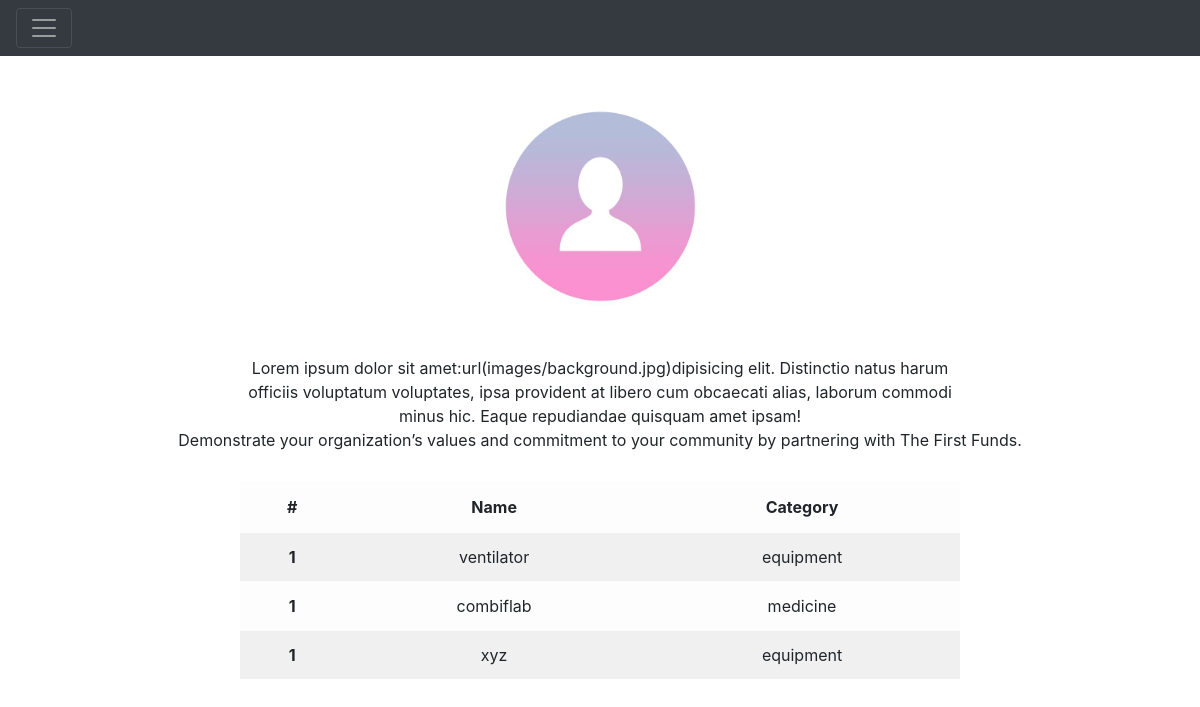
The app's page /main/tabular/5 (signed in), older data.
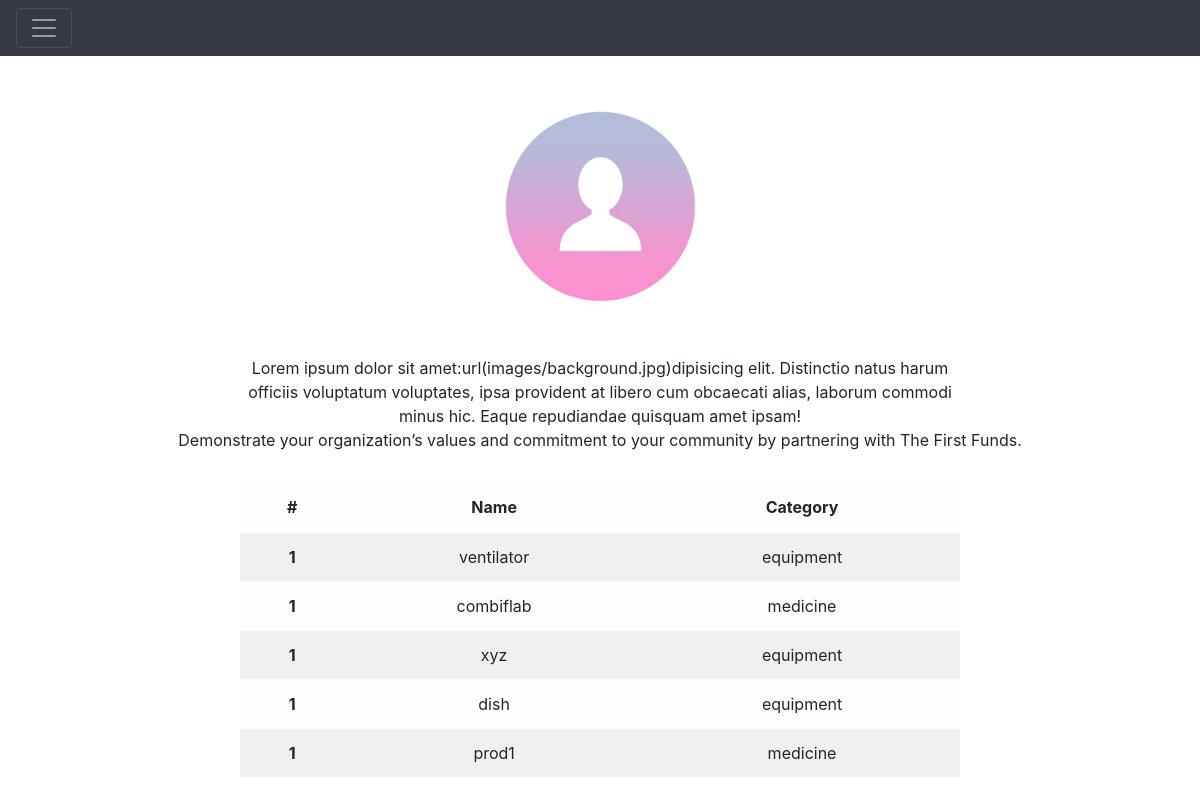
The same page, newer data.
### main/models.py (models this page shows, shortened)
class Requirements(models.Model):
    category = [
        ('medicine', 'medicine'),
        ('equipment', 'equipment'),
    ]
    ngo = models.ForeignKey(Ngo, on_delete=models.CASCADE)
    name = models.CharField(max_length=100)
    category = models.CharField(max_length=20, choices=category)
    initial_count = models.FloatField()
    donation_count = models.FloatField(default=0)

### main/views.py (the view)
# urls.py: path('tabular/<str:pk>', views.tabular, name='tabular'),
@ ngo_user_required
def tabular(request, pk):
    id = pk
    ngos = Ngo.objects.get(user_id=id)
    requirements = Requirements.objects.filter(ngo=ngos)
    context = {'id': id, 'requirements': requirements}
    return render(request, 'main/tabular.html', context)

### main/templates/main/tabular.html
{% extends 'main/admin.html' %}
{% block content %}
<section id="table">
    <table style="margin: 30px 20% 30px 20%; width:60%" class="table table-striped table-light">
        <thead>
            <tr>
                <th scope="col">#</th>
                <th scope="col">Name</th>
                <th scope="col">Category</th>
            </tr>
        </thead>
        <tbody>
            {% for requirement in requirements %}
            <tr>
                <th scope="row">1</th>
                <td>{{requirement.name}}</td>
                <td>{{requirement.category}}</td>
            </tr>
            {% endfor %}
        </tbody>
    </table>
</section>
{% endblock %}

Row changes from the older to the newer data that the page shows:
added Requirements: name "dish", category "equipment"
added Requirements: name "prod1", category "medicine"
